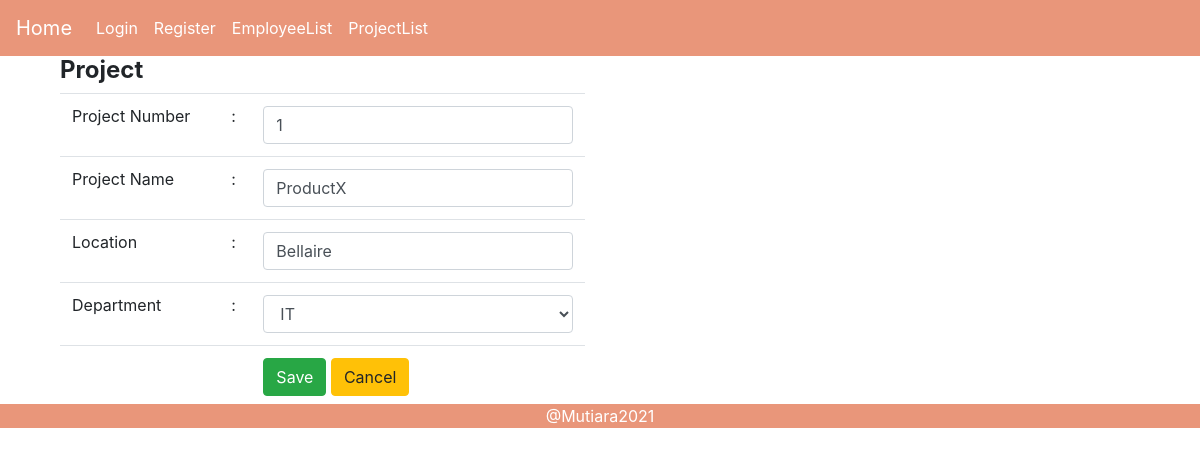
Screenshot of /index.php?p=project&pnumber=1 with the database file from the repository.
### tables this page shows
CREATE TABLE `project` (
  `pname` varchar(20) DEFAULT NULL,
  `pnumber` int(2) NOT NULL,
  `plocation` varchar(20) DEFAULT NULL,
  `dnum` int(1) DEFAULT NULL
);

### class/class.Project.php (called while the page is built, shortened)
    <?php
    include 'class.Department.php';
    class Project extends Connection
    {
        private $pnumber='';
        public function __get($atribute) {
            if (property_exists($this, $atribute)) {
                return $this->$atribute;
            }
        }
        function __construct() {
            $this->dept = new Department();
        }
        public function SelectOneProject(){
            $sql = "SELECT * FROM project WHERE pnumber=$this->pnumber";
            $resultOne = mysqli_query($this->connection, $sql) or die(mysqli_error($this->connection));
            if(mysqli_num_rows($resultOne) == 1){
                $data = mysqli_fetch_assoc($resultOne);
                $this->pnumber=$data['pnumber'];
                $this->pname=$data['pname'];
                $this->plocation=$data['plocation'];
            }
        }
}

### inc.koneksi.php (called while the page is built, shortened)
<?php
    class Connection{
        private $host = "localhost";
        private $struser = "root";
        private $strpassword = "";
        private $strdbname = "company";
        function connect(){
            $conn = mysqli_connect($this->host,$this->struser, $this->strpassword);
            mysqli_select_db($conn, $this->strdbname);
            $this->connection = $conn;
        }
    }
?>

### class/class.Department.php (called while the page is built, shortened)
<?php
    class Department extends Connection
    {
        public function __get($atribute) {
            if (property_exists($this, $atribute)) {
                return $this->$atribute;
            }
        }
        public function SelectAllDepartment(){
            $sql = "SELECT d.*, e.ssn,
            concat(e.fname, ' ', e.minit, ' ', e.lname)
            as mgr_name
            FROM department d INNER JOIN employee e
            ON d.mgr_ssn = e.ssn";
            $result = mysqli_query($this->connection, $sql);
            $arrResult = Array();
            $cnt=0;
            if(mysqli_num_rows($result) > 0){
                while ($data = mysqli_fetch_array($result)){
                $objDepartment = new Department();
                $objDepartment->dnumber=$data['dnumber'];
                $objDepartment->dname=$data['dname'];
                $objDepartment->mgr->ssn=$data['ssn'];
                $objDepartment->mgr->fname=$data['mgr_name'];
                $objDepartment->mgr_start_date =
                $data['mgr_start_date'];
                $arrResult[$cnt] = $objDepartment;
                $cnt++;
            }
        }
        return $arrResult;
    }
}

### pages/project.php (the view, shortened to what this page needs)
<?php
    require_once('./class/class.Project.php');
    require_once('./class/class.Department.php');
    $objProject = new Project();
    $objDept = new Department();
    $deptList = $objDept->SelectAllDepartment();
    if(isset($_POST['btnSubmit'])){
        $objProject->pnumber = $_POST['pnumber'];
        $objProject->pname = $_POST['pname'];
        $objProject->plocation = $_POST['plocation'];
        $objProject->dept->dnumber = $_POST['dnum'];
        if(isset($_GET['pnumber'])){
            $objProject->pnumber = $_GET['pnumber'];
            $objProject->UpdateProject();
        }
        else{
            $objProject->AddProject();
        }
        echo "<script> alert('$objProject->message');</script>";
        if($objProject->hasil){
            echo '<script> window.location = "index.php?p=projectlist";</script>';
        }
    }
    else if(isset($_GET['pnumber'])){
        $objProject->pnumber = $_GET['pnumber'];
        $objProject->SelectOneProject();
    }
?>
<div class="container">
    <div class="col-md-6">
        <h4 class="title"><span class="text"><strong>Project</strong></span></h4>
        <form action="" method="post">
            <table class="table" border="0">
            <tr>
            <td>Project Number</td>
            <td>:</td>
            <td><input type="text" class="form-control" name="pnumber" value="<?php echo $objProject->pnumber; ?>">
            </td>
            </tr>
            <tr>
            <td>Project Name</td>
            <td>:</td>
            <td><input type="text" class="form-control" name="pname" value="<?php echo $objProject->pname; ?>">
            </td>
            </tr>
            <tr>
            <td>Location</td>
            <td>:</td>
            <td><input type="text" class="form-control" name="plocation" value="<?php echo $objProject->plocation; ?>">
            </td>
            </tr>
            <tr>
            <td>Department</td>
            <td>:</td>
            <td>
            <select name="dnum" class="form-control">
            <?php
                foreach ($deptList as $dept){
                    if($objProject->dept->dnumber == $dept->dnumber)
                    echo '<option selected="true" value='.$dept->dnumber.'>'.$dept->dname.'</option>';
                else
                echo '<option value='.$dept->dnumber.'>'.$dept->dname.'</option>';
                }
            ?>
            </select>
            </td>
            </tr>
            <tr>
            <td colspan="2"></td>
            <td><input type="submit" class="btn btn-success" value="Save" name="btnSubmit">
            <a href="dashboardadmin.php?p=projectlist" class="btn btn-warning">Cancel</a></td>
            </tr>
            </table>
        </form>
    </div>
</div>

### rows the page displays
project: pnumber "1", pname "ProductX", plocation "Bellaire"

### other values shown
form field dnum "IT"
